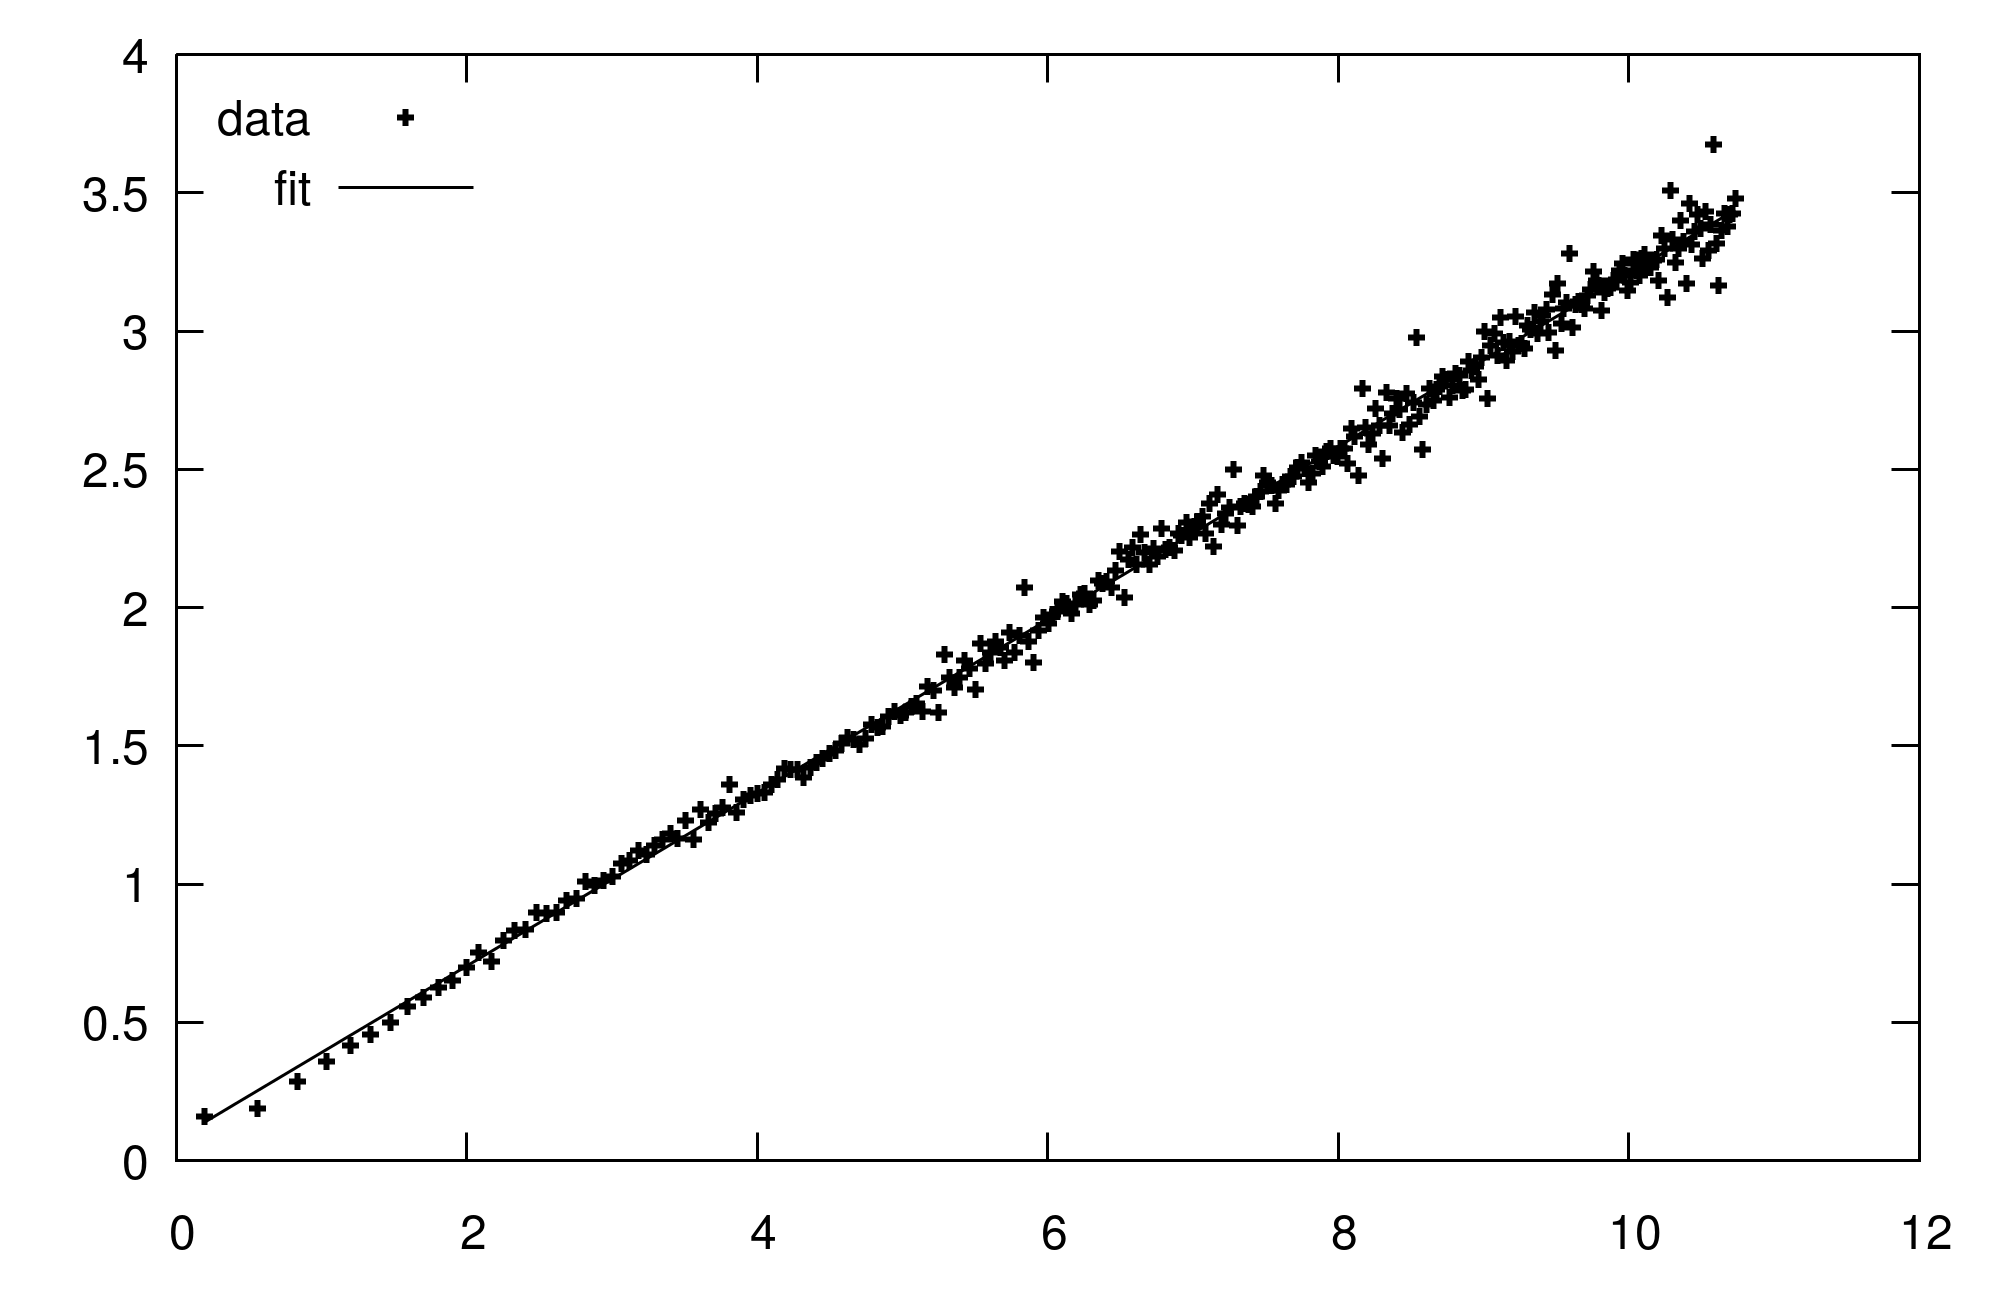

Generate this figure with gnuplot:
set terminal pngcairo enhanced size 2000,1300 font 'Helvetica,36'  
set encoding utf8

set xlabel ''
set ylabel ''

set border lw 3

set key left top

f(x) = a*x + b


set output "eps2.png"
fit f(x) 'TO 60 mm & E.txt' using 1:2 via a, b 
plot [:] [:] 'TO 60 mm & E.txt' using 1:2 lw 17 lc rgb "black" title "data", f(x) lw 3 lc rgb "black" title "fit"

set output
